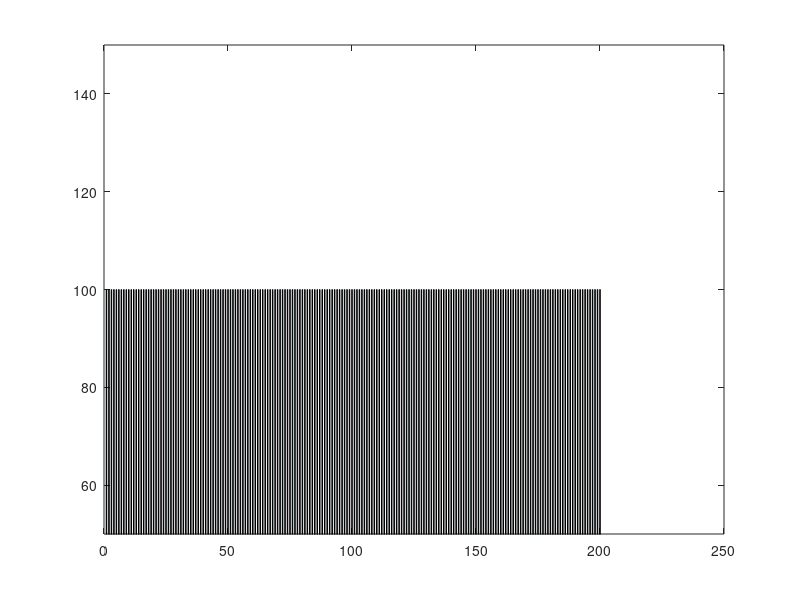

Write MATLAB code to recreate this figure. (Note: this script raises an error after producing the figure.)
clc;
clear all;
close all;

particles = csvread("Particles.csv");
temperature = csvread("Temperature.csv");
time_step = 1.0e-8;
step_freq = 5.0e3;
time = 0;
tc = 223.15;
th = 323.15;
m = (th - tc) / 200;

index = [1 : 1 : 200];

for i = 1 : size(particles,1)
    time = step_freq * time_step * (i - 1);

    figure();
    set(gcf,'visible','off');
    set(gcf,'position',[10,10,700,700]);
    hold on;
    box on;
    bar(index,particles(i,:),0.2);
    ylim([50,150]);
    xlabel('Grid Cell $\longrightarrow$',Interpreter='latex',FontSize=15);
    ylabel('Number of Simulated Particles $\longrightarrow$',Interpreter='latex',FontSize=15);
    title(sprintf('\\textbf{Number of Simulated Particles at \\boldmath$t = %f$ s}',time),Interpreter='latex',FontSize=18);
    legend({'Number of Simulated Particles'},Interpreter='latex',FontSize=12);
    hold off;
    saveas(gcf,sprintf('Plots/Particles/Particle_%f_sec.svg',time),'svg');

    figure();
    set(gcf,'visible','off');
    set(gcf,'position',[10,10,700,700]);
    hold on;
    box on;
    bar(index,temperature(i,:),0.2);
    plot(index,(tc + m * index),LineWidth=2)
    ylim([200,400]);
    xlabel('Grid Cell $\longrightarrow$',Interpreter='latex',FontSize=15);
    ylabel('Temperature (in K) $\longrightarrow$',Interpreter='latex',FontSize=15);
    title(sprintf('\\textbf{Temperature (in K) at \\boldmath$t = %f$ s}',time),Interpreter='latex',FontSize=18);
    legend({'Temperature','Analytical Solution'},Interpreter='latex',FontSize=12);
    hold off;
    saveas(gcf,sprintf('Plots/Temperature/Temperature_%f_sec.svg',time),'svg');
end